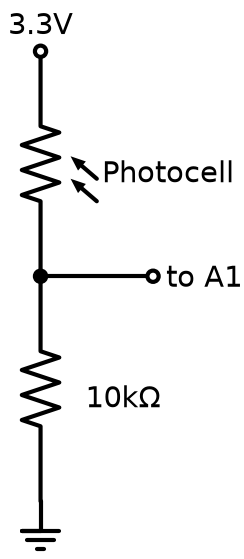

The script that saved this image:
# /// script
# dependencies = ["schemdraw", "matplotlib"]
# ///
"""Photocell voltage divider read on A1.

Regenerate the diagram (writes photocell_demo_schematic.svg and .png here):

    uv run photocell_demo_schematic.py
"""
from pathlib import Path

import schemdraw
schemdraw.use("matplotlib")
import schemdraw.elements as elm

OUT = str(Path(__file__).with_name("photocell_demo_schematic"))

with schemdraw.Drawing(show=False) as d:
    d.config(unit=3)
    d += elm.Dot(open=True).label('3.3V', 'top')
    ldr = elm.Photoresistor().down()
    d += ldr
    d += elm.Label().at((ldr.center[0] + 1.6, ldr.center[1])).label('Photocell')
    d += elm.Dot()
    d.push()
    d += elm.Line().right().length(1.5)
    d += elm.Dot(open=True).label('to A1', 'right')
    d.pop()
    r = elm.Resistor().down()
    d += r
    d += elm.Label().at((r.center[0] + 1.0, r.center[1])).label('10kΩ')
    d += elm.Ground()
    d.save(OUT + ".svg", transparent=False)
    d.save(OUT + ".png", dpi=150, transparent=False)
